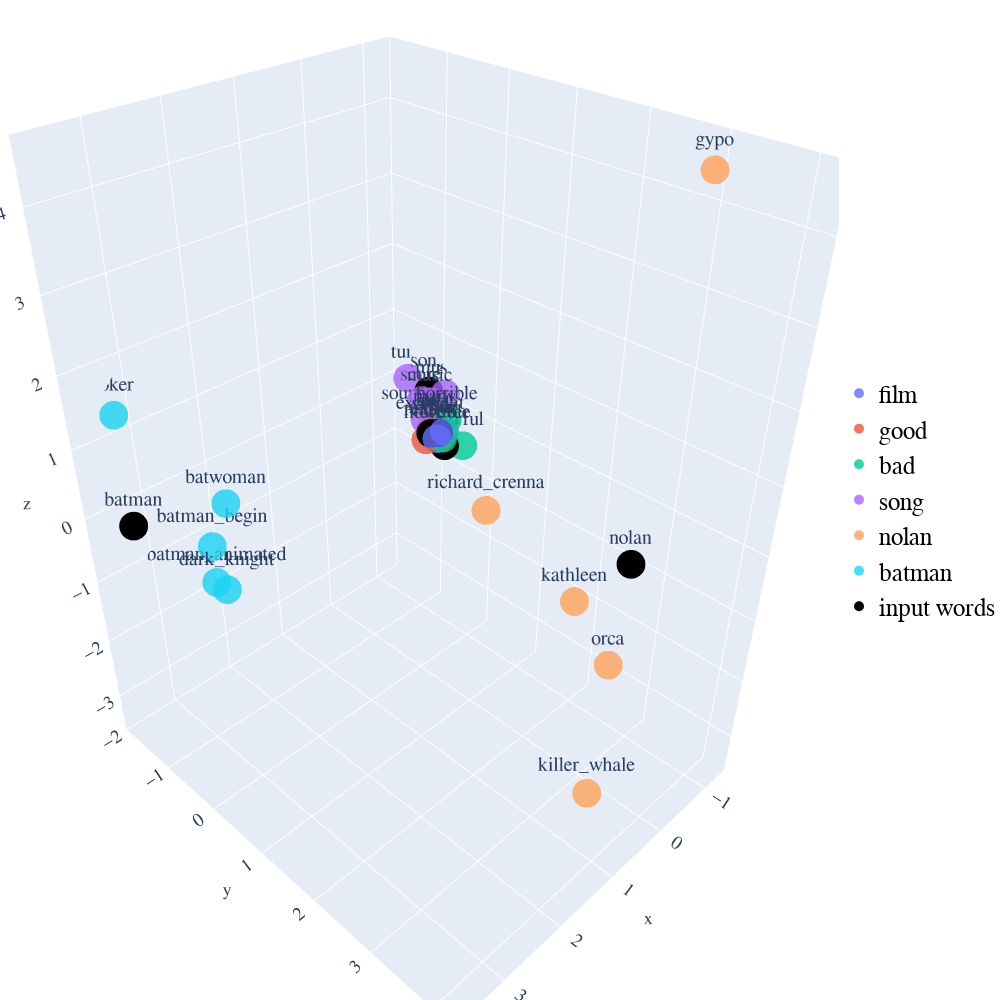

This figure's notebook cell:
### Code cell
import plotly
import numpy as np
import plotly.graph_objs as go
from sklearn.decomposition import PCA

def display_pca_scatterplot_3D(model, user_input=None, words=None, label=None, color_map=None, topn=5, sample=10):

    if words == None:
        if sample > 0:
            words = np.random.choice(list(model.vocab.keys()), sample)
        else:
            words = [ word for word in model.vocab ]
    
    word_vectors = np.array([model.wv[w] for w in words])
    
    three_dim = PCA(random_state=0).fit_transform(word_vectors)[:,:3]
    # For 2D, change the three_dim variable into something like two_dim like the following:
    # two_dim = PCA(random_state=0).fit_transform(word_vectors)[:,:2]

    data = []
    count = 0
    
    for i in range (len(user_input)):

                trace = go.Scatter3d(
                    x = three_dim[count:count+topn,0], 
                    y = three_dim[count:count+topn,1],  
                    z = three_dim[count:count+topn,2],
                    text = words[count:count+topn],
                    name = user_input[i],
                    textposition = "top center",
                    textfont_size = 20,
                    mode = 'markers+text',
                    marker = {
                        'size': 10,
                        'opacity': 0.8,
                        'color': 2
                    }
       
                )
                
                # For 2D, instead of using go.Scatter3d, we need to use go.Scatter and delete the z variable. Also, instead of using
                # variable three_dim, use the variable that we have declared earlier (e.g two_dim)
            
                data.append(trace)
                count = count+topn

    trace_input = go.Scatter3d(
                    x = three_dim[count:,0], 
                    y = three_dim[count:,1],  
                    z = three_dim[count:,2],
                    text = words[count:],
                    name = 'input words',
                    textposition = "top center",
                    textfont_size = 20,
                    mode = 'markers+text',
                    marker = {
                        'size': 10,
                        'opacity': 1,
                        'color': 'black'
                    }
                    )

    # For 2D, instead of using go.Scatter3d, we need to use go.Scatter and delete the z variable.  Also, instead of using
    # variable three_dim, use the variable that we have declared earlier (e.g two_dim)
            
    data.append(trace_input)
    
# Configure the layout

    layout = go.Layout(
        margin = {'l': 0, 'r': 0, 'b': 0, 't': 0},
        showlegend=True,
        legend=dict(
        x=1,
        y=0.5,
        font=dict(
            family="Courier New",
            size=25,
            color="black"
        )),
        font = dict(
            family = " Courier New ",
            size = 15),
        autosize = False,
        width = 1000,
        height = 1000
        )


    plot_figure = go.Figure(data = data, layout = layout)
    plot_figure.show()
    
display_pca_scatterplot_3D(model, user_input, similar_word, labels, color_map)

### Figure 1 — Plotly figure (JSON) as saved in the notebook; plotly's stock layout.template omitted (floating-point values rounded to 4 significant figures)
{"data": [{"marker": {"color": 2, "opacity": 0.8, "size": 10}, "mode": "markers+text", "name": "film", "text": ["movie", "one", "however", "also", "many"], "textfont": {"size": 20}, "textposition": "top center", "type": "scatter3d", "x": [-0.6492, -0.7224, -0.6017, -0.7265, -0.72], "y": [-0.4235, -0.2786, -0.3009, -0.4494, -0.4575], "z": [-0.0402, 0.02392, -0.04544, -0.0777, 0.02119]}, {"marker": {"color": 2, "opacity": 0.8, "size": 10}, "mode": "markers+text", "name": "good", "text": ["great", "well", "bad", "excellent", "really"], "textfont": {"size": 20}, "textposition": "top center", "type": "scatter3d", "x": [-0.7399, -0.6956, -0.7787, -0.6732, -0.5609], "y": [-0.4616, -0.3302, -0.326, -0.4905, -0.4716], "z": [-0.05046, -0.08716, -0.2508, -0.01053, -0.1228]}, {"marker": {"color": 2, "opacity": 0.8, "size": 10}, "mode": "markers+text", "name": "bad", "text": ["awful", "terrible", "horrible", "good", "movie"], "textfont": {"size": 20}, "textposition": "top center", "type": "scatter3d", "x": [-0.9794, -0.7485, -0.912, -0.6615, -0.6492], "y": [-0.1714, -0.3372, -0.4101, -0.4795, -0.4235], "z": [-0.2703, -0.1219, 0.07356, -0.06565, -0.0402]}, {"marker": {"color": 2, "opacity": 0.8, "size": 10}, "mode": "markers+text", "name": "song", "text": ["music", "soundtrack", "musical", "score", "tune"], "textfont": {"size": 20}, "textposition": "top center", "type": "scatter3d", "x": [-1.074, -0.9781, -1.292, -0.9762, -1.265], "y": [-0.9042, -0.9022, -0.8117, -0.9802, -1.54], "z": [0.08876, -0.1639, 0.1656, 0.1112, 0.1315]}, {"marker": {"color": 2, "opacity": 0.8, "size": 10}, "mode": "markers+text", "name": "nolan", "text": ["orca", "gypo", "killer_whale", "kathleen", "richard_crenna"], "textfont": {"size": 20}, "textposition": "top center", "type": "scatter3d", "x": [-0.2101, -0.9334, 0.358, 0.1344, 0.5129], "y": [3.109, 3.174, 3.389, 2.747, 1.607], "z": [-1.706, 4.51, -3.4, -0.6772, 0.2919]}, {"marker": {"color": 2, "opacity": 0.8, "size": 10}, "mode": "markers+text", "name": "batman", "text": ["dark_knight", "batman_animated", "batwoman", "joker", "batman_begin"], "textfont": {"size": 20}, "textposition": "top center", "type": "scatter3d", "x": [3.164, 2.561, 2.962, 3.307, 3.036], "y": [-0.08908, -1.233, -0.2168, -1.823, -0.4945], "z": [-0.3792, -1.275, 0.7068, 1.349, -0.02482]}, {"marker": {"color": "black", "opacity": 1, "size": 10}, "mode": "markers+text", "name": "input words", "text": ["film", "good", "bad", "song", "nolan", "batman"], "textfont": {"size": 20}, "textposition": "top center", "type": "scatter3d", "x": [-0.7271, -0.6615, -0.7787, -1.186, 1.198, 3.668], "y": [-0.3924, -0.4795, -0.326, -1.036, 4.147, -1.134], "z": [-0.05033, -0.06565, -0.2508, 0.1585, 1.27, 0.2739]}], "layout": {"autosize": false, "font": {"family": " Courier New ", "size": 15}, "height": 1000, "legend": {"font": {"color": "black", "family": "Courier New", "size": 25}, "x": 1, "y": 0.5}, "margin": {"b": 0, "l": 0, "r": 0, "t": 0}, "showlegend": true, "width": 1000}}
